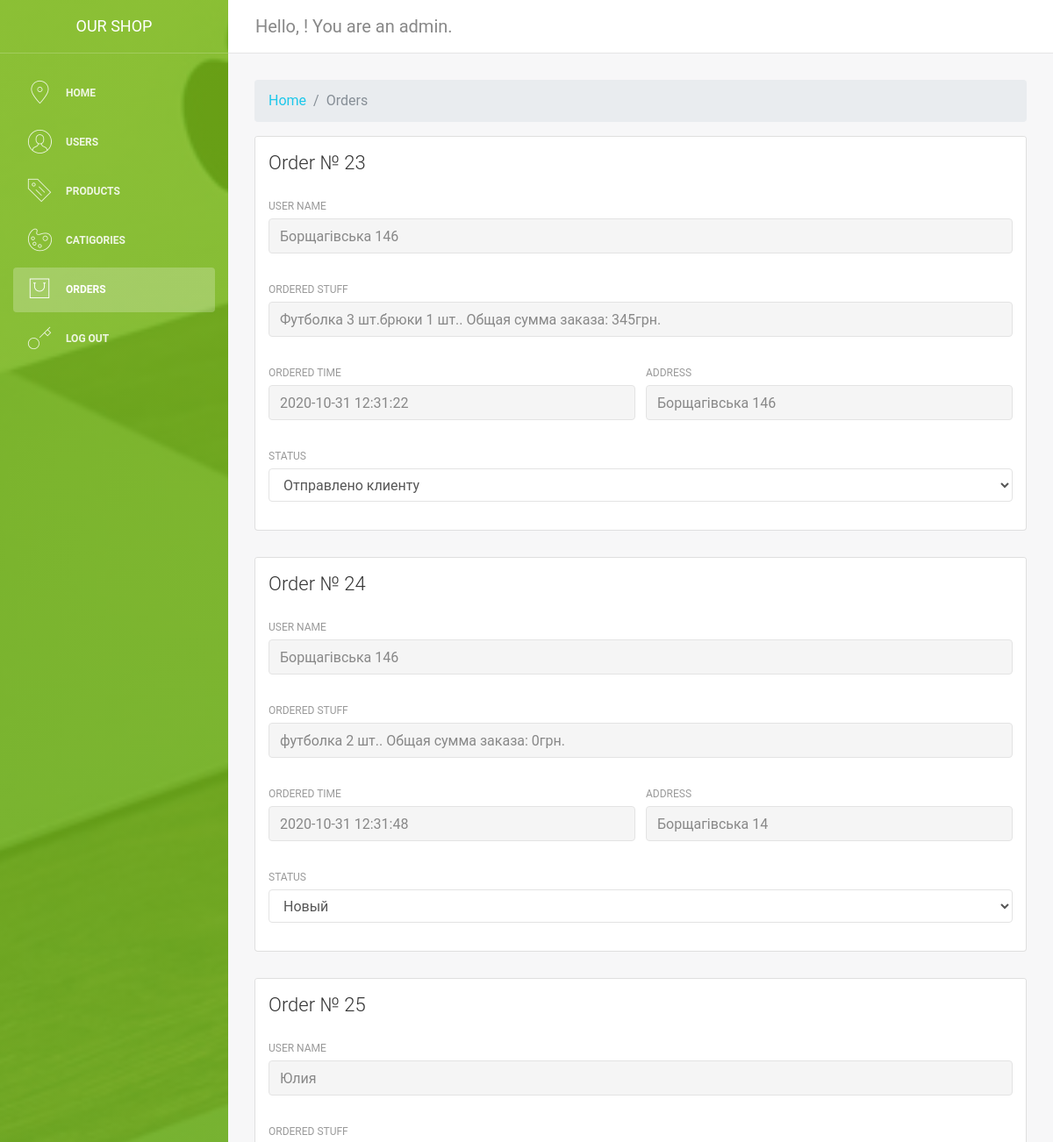
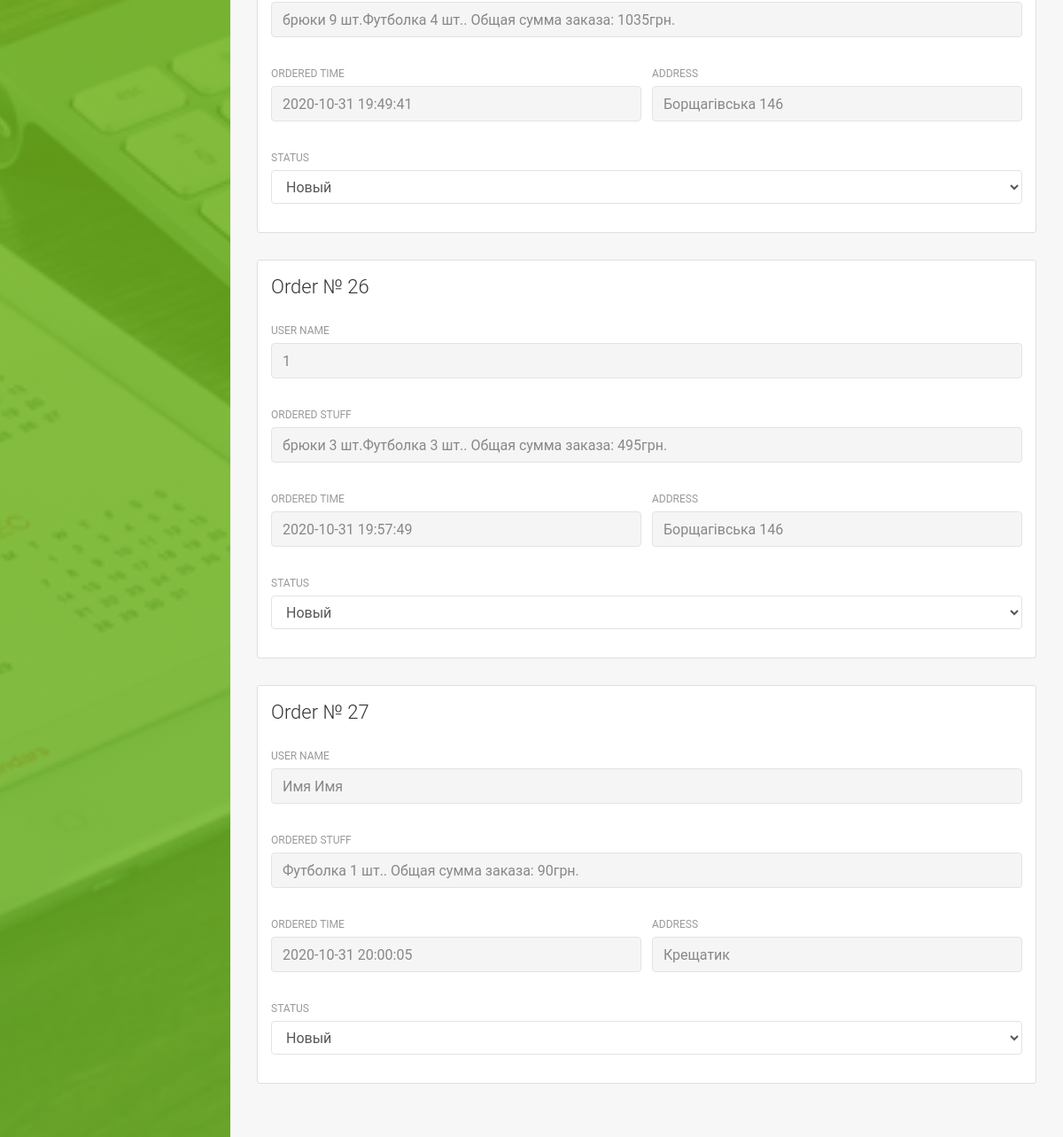
The page /admin/orders.php on the database its author committed (2 pictures, top to bottom).
### tables this page shows
CREATE TABLE `orders` (
  `id` int(11) NOT NULL,
  `user_id` int(11) NOT NULL,
  `stuff` text NOT NULL,
  `created` datetime NOT NULL DEFAULT current_timestamp(),
  `address` text NOT NULL,
  `status` varchar(255) NOT NULL
);

CREATE TABLE `users` (
  `id` int(11) NOT NULL,
  `login` varchar(255) NOT NULL,
  `phone` varchar(255) NOT NULL,
  `email` varchar(255) NOT NULL
);

CREATE TABLE `products` (
  `id` int(11) NOT NULL,
  `title` varchar(255) NOT NULL,
  `price` int(11) NOT NULL,
  `description` text NOT NULL,
  `content` text NOT NULL,
  `category_id` int(11) NOT NULL,
  `image` varchar(255) NOT NULL
);

### admin/orders.php (the view, shortened to what this page needs)
<?php
include $_SERVER['DOCUMENT_ROOT'] . "/configs/db.php";
?>
<?php
	include $_SERVER['DOCUMENT_ROOT'] . "/admin/parts/head.php";
	$sql = "SELECT * FROM orders";
	$result = mysqli_query($connect , $sql);
?>
<nav aria-label="breadcrumb">
  <ol class="breadcrumb">
    <li class="breadcrumb-item">
	 	<a href="/admin">Home</a>
	 </li>
    <li class="breadcrumb-item active" aria-current="page">Orders</li>
  </ol>
</nav>
<?php
	$i = 0;
	while($i < mysqli_num_rows($result)){
		$order = mysqli_fetch_assoc($result);
		$userSql = "SELECT * FROM users WHERE id=" . $order["user_id"];
		$userResult = mysqli_query($connect, $userSql);
		$user = mysqli_fetch_assoc($userResult);
		$j = 0;
		$c = "";
		$sum = 0;
		$orderThings = json_decode($order["stuff"], true);
		while($j < count($orderThings["basket"])){
			$findProductSql = "SELECT * FROM products WHERE id=" . $orderThings["basket"][$j]["product_id"];
			$findProductResult = mysqli_query($connect, $findProductSql);
			$productFind = mysqli_fetch_assoc($findProductResult);
			$c = $c . $productFind["title"] . " " . $orderThings["basket"][$j]["count"] . " шт.";
			$sum += $productFind["price"] * $orderThings["basket"][$j]["count"];
			$j++;
		}
		$c = $c . ". Общая сумма заказа: " . $sum . "грн.";
		?>
		<div class="row">
    <div class="col-md-12">
        <div class="card">
            <div class="card-header">
                <h4 class="card-title">Order № <?php echo $order["id"] ?></h4>
            </div>
            <div class="card-body">
                <form method="POST" action="/admin/options/products/edit.php" id="edit-product-form">
                    <div class="row">
                        <div class="col-md-12">
                            <div class="form-group">
                                <label>User name</label>
                                 <input type="text" class="form-control" disabled value="<?php echo $user["login"] ?>">
                            </div>
                        </div>
                    </div>
                    <div class="row">
                        <div class="col-md-12">
                            <div class="form-group">
                                <label>Ordered stuff</label>
                                 <input type="text" class="form-control" disabled value="<?php echo $c ?>">
                            </div>
                        </div>
                    </div>
                    <div class="row">
                        <div class="col-md-6">
                            <div class="form-group">
                                <label>Ordered time</label>
                                 <input type="text" class="form-control" disabled value="<?php echo $order["created"] ?>">
                            </div>
                        </div>
                        <div class="col-md-6">
                            <div class="form-group">
                                <label>Address</label>
                                 <input type="text" class="form-control" disabled value="<?php echo $order["address"] ?>">
                            </div>
                        </div>
                    </div>
						  <div class="row">
                        <div class="col-md-12">
                            <div class="form-group">
                                <label>STATUS</label>
											<select name="cloth-category" data-id="<?php echo $order["id"] ?>" class="form-control status-change" id="exampleFormControlSelect1">
                                    <option value="<?php echo $order["status"] ?>"><?php echo $order["status"] ?></option>
                                </select>
                            </div>
                        </div>
                    </div>
                </form>
            </div>
        </div>
    </div>
</div>
<?php
	$i++;
	}
?>
<?php
    include "parts/footer.php";
?>

### rows shown on the page
orders: id "23", user.login "Борщагівська 146", value "Футболка 3 шт.брюки 1 шт.. Общая сумма заказа: 345грн.", created "2020-10-31 12:31:22", address "Борщагівська 146", cloth-category "Отправлено клиенту"
orders: id "24", user.login "Борщагівська 146", stuff.title "футболка 2 шт.. Общая сумма заказа: 0грн.", created "2020-10-31 12:31:48", address "Борщагівська 14", cloth-category "Новый"
orders: id "25", user.login "Юлия", value "брюки 9 шт.Футболка 4 шт.. Общая сумма заказа: 1035грн.", created "2020-10-31 19:49:41", address "Борщагівська 146", cloth-category "Новый"
orders: id "26", user.login "1", value "брюки 3 шт.Футболка 3 шт.. Общая сумма заказа: 495грн.", created "2020-10-31 19:57:49", address "Борщагівська 146", cloth-category "Новый"
orders: id "27", user.login "Имя Имя", stuff.title "Футболка 1 шт.. Общая сумма заказа: 90грн.", created "2020-10-31 20:00:05", address "Крещатик", cloth-category "Новый"
